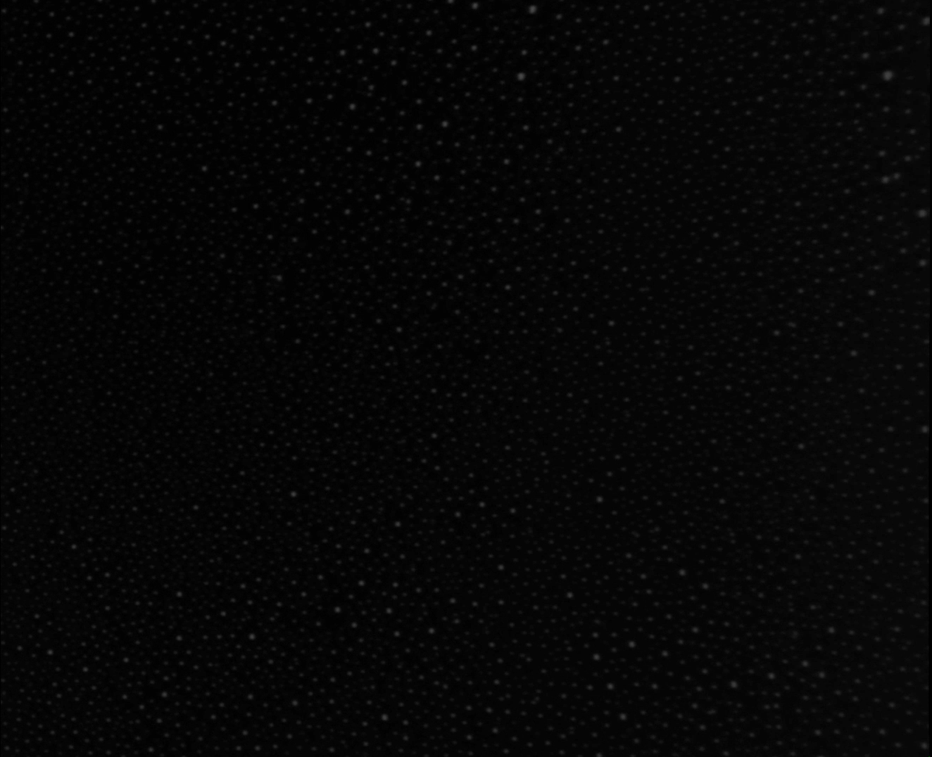
#> input picture 1 wt% Capryl-Glucoside/New folder/extracted_frames0004.png, 932 x 757 px, shrunk from 1324 x 1076 before the run
$ python -i extract_graph_metrics.py   (imports and definitions only)
#> lines starting #> are read from the running program, lines starting #| are printed output that depends on the picture; after the words box and inside, x2 and y2 are one past the last pixel; in counts of white or black regions, pixels touching at a corner belong together
# src/tasks/extract_graph_metrics.py
from __future__ import annotations

import argparse
from pathlib import Path
import re

import cv2
import numpy as np
import pandas as pd

from src.graph.graph_builder import delaunay_edges, compute_graph_stats


# [26 lines left out: functions _parse_time_from_name, _load_t_map_from_dynamics, not called in this run]


def detect_bubbles_centroids(gray: np.ndarray) -> np.ndarray:
    """
    Centroid detection for synthetic microscopy frames (Phase-1 outputs).
    """
    blur = cv2.GaussianBlur(gray, (5, 5), 0)
    _, th = cv2.threshold(blur, 0, 255, cv2.THRESH_BINARY + cv2.THRESH_OTSU)
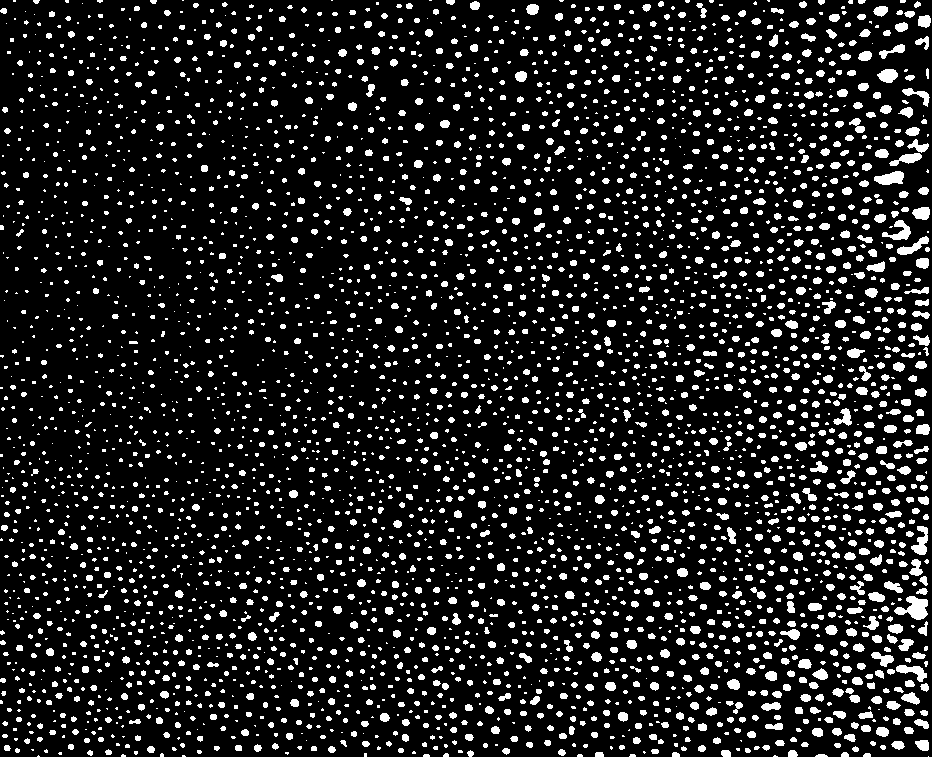
#> th: shape (757, 932); 12.5% white; 4049 white regions (2361 under 20 px), largest, box (x1, y1, x2, y2) and area: (894, 596, 928, 620) 461, (874, 171, 904, 185) 294, (911, 526, 928, 555) 271

    # If foreground is tiny, invert
    if (th > 0).mean() < 0.25:
        th = cv2.bitwise_not(th)

    kernel = np.ones((3, 3), np.uint8)
    th = cv2.morphologyEx(th, cv2.MORPH_OPEN, kernel, iterations=1)
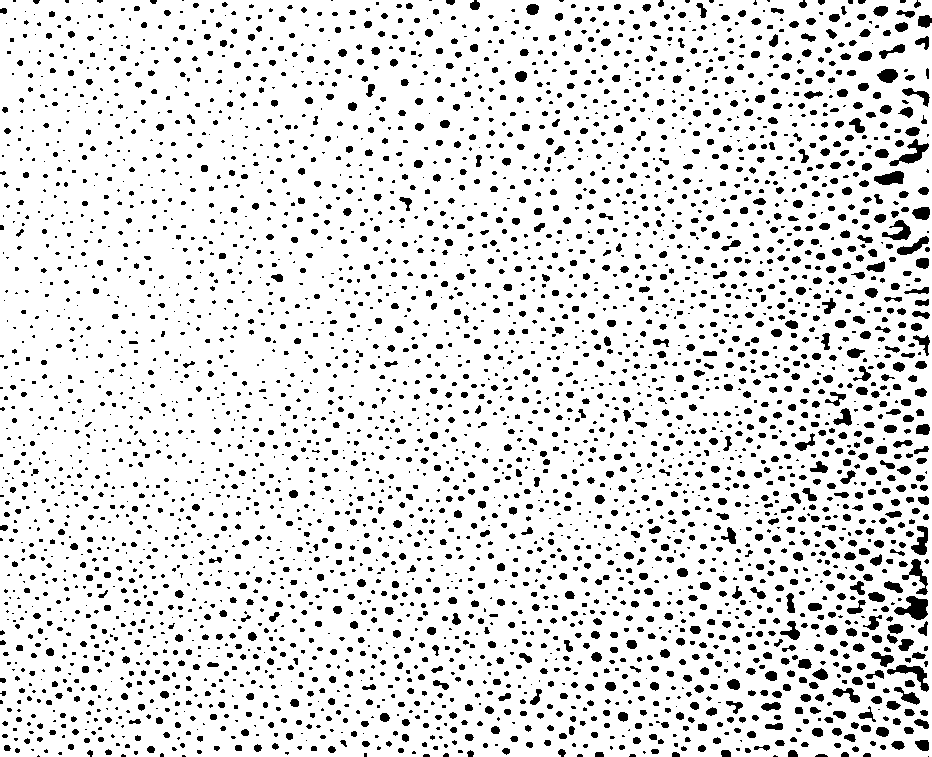
#> th: shape (757, 932); 87.5% white; 3977 black regions (2313 under 20 px), largest, box (x1, y1, x2, y2) and area: (894, 596, 928, 620) 468, (889, 139, 929, 166) 367, (887, 665, 929, 692) 352
    th = cv2.morphologyEx(th, cv2.MORPH_CLOSE, kernel, iterations=2)
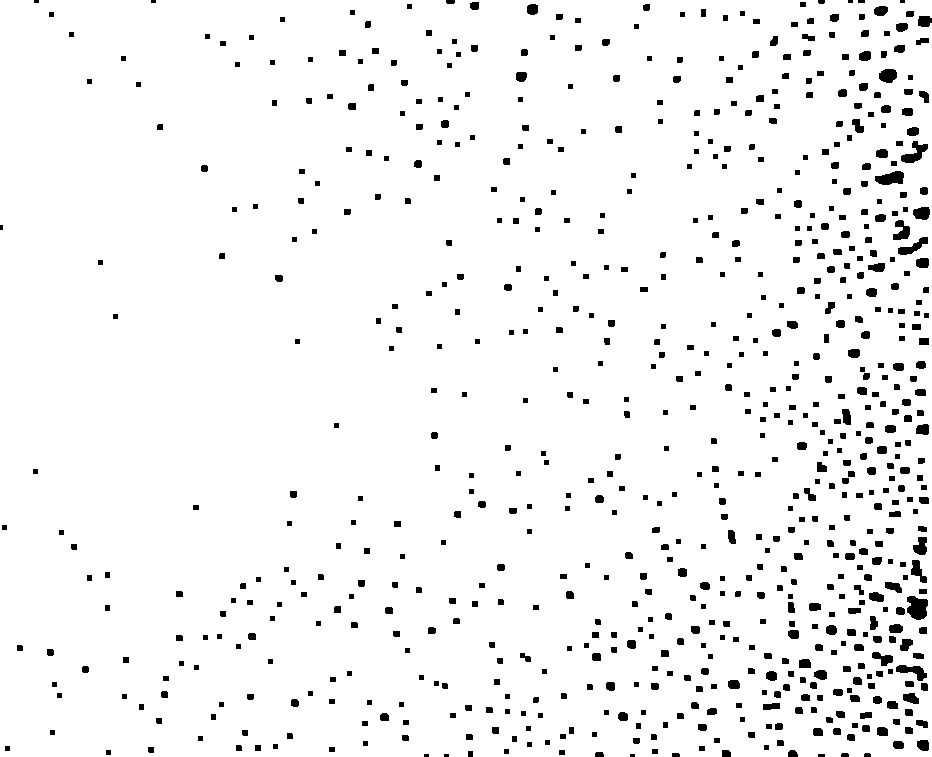
#> th: shape (757, 932); 95.4% white; 760 black regions (8 under 20 px)

    contours, _ = cv2.findContours(th, cv2.RETR_EXTERNAL, cv2.CHAIN_APPROX_SIMPLE)
#> contours = 1 contour; box (x1, y1, x2, y2) and area: (0, 0, 932, 757) 703136

    pts = []
    for c in contours:
        area = cv2.contourArea(c)
        if area < 30:
            continue
        M = cv2.moments(c)
        if M["m00"] == 0:
            continue
        cx = M["m10"] / M["m00"]
        cy = M["m01"] / M["m00"]
        pts.append([cx, cy])
#> this loop made 1 pass
#> (area, cx, cy) on pass 1: (703136.5, 465.3, 378)
#> after the loop, pts = [[465.3, 378]]

    if not pts:
        return np.zeros((0, 2), dtype=np.float32)
    return np.array(pts, dtype=np.float32)


# [84 lines left out: functions draw_graph_overlay, main, not called in this run]


# [2 lines not run here, left out]


>>> import cv2
>>> picture = cv2.imread('../../1 wt% Capryl-Glucoside/New folder/extracted_frames0004.png', cv2.IMREAD_GRAYSCALE)
>>> result = detect_bubbles_centroids(picture)
#> result = [[465.3, 378]]

$ run again, on 1 wt% Capryl-Glucoside/New folder/extracted_frames0006.png
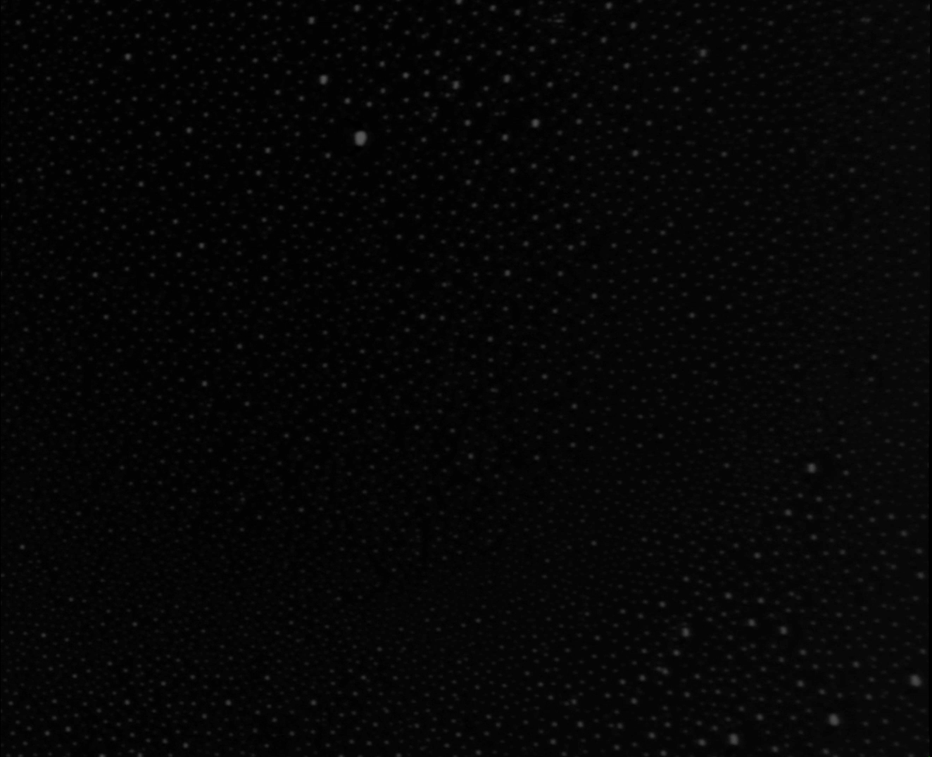
#> input picture 1 wt% Capryl-Glucoside/New folder/extracted_frames0006.png, 932 x 757 px, shrunk from 1324 x 1076 before the run
#> in detect_bubbles_centroids, `_, th = cv2.threshold(blur, 0, 255, cv2.THRESH_BINARY + cv2.THRESH_OTSU)`:
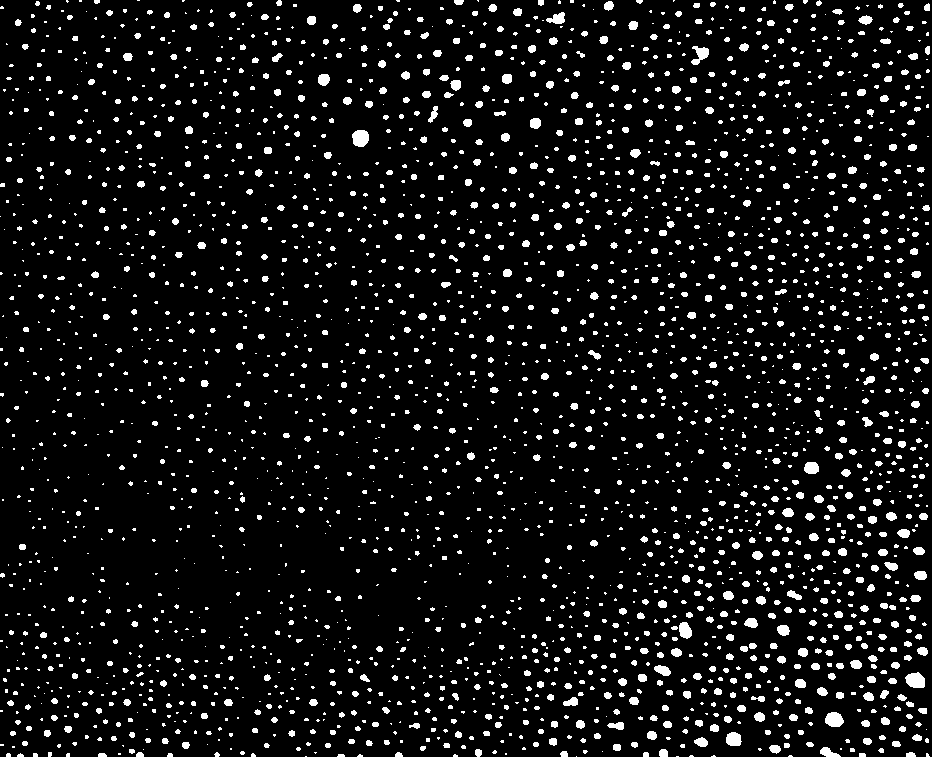
#> th: shape (757, 932); 7.2% white; 2777 white regions (1814 under 20 px), largest, box (x1, y1, x2, y2) and area: (905, 672, 925, 688) 248, (352, 130, 369, 147) 237, (825, 712, 844, 727) 222
#> in detect_bubbles_centroids, `th = cv2.morphologyEx(th, cv2.MORPH_CLOSE, kernel, iterations=2)`:
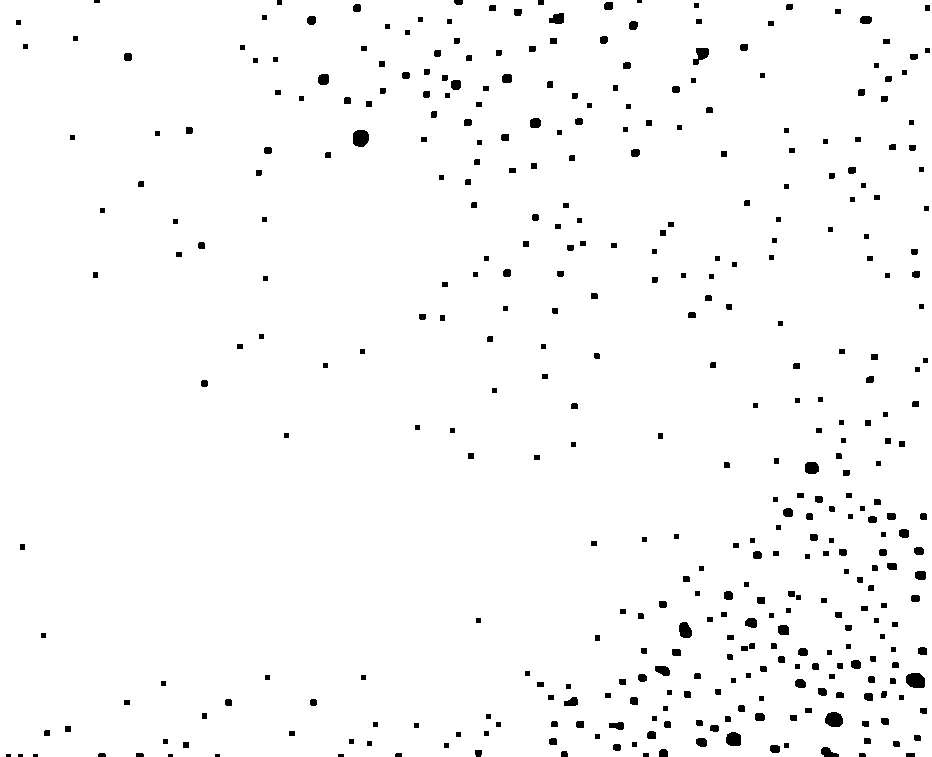
#> th: shape (757, 932); 97.8% white; 388 black regions (8 under 20 px)
#> contours = 1 contour; box (x1, y1, x2, y2) and area: (0, 0, 932, 757) 703106
#> the loop in detect_bubbles_centroids, `for c in contours:` made 1 pass
#> (area, cx, cy) on pass 1: (703106.5, 465.5, 377.8)
#> after the loop in detect_bubbles_centroids, `for c in contours:`: pts = [[465.5, 377.8]]

$ run again, on 1 wt% Capryl-Glucoside/New folder/extracted_frames0011.png
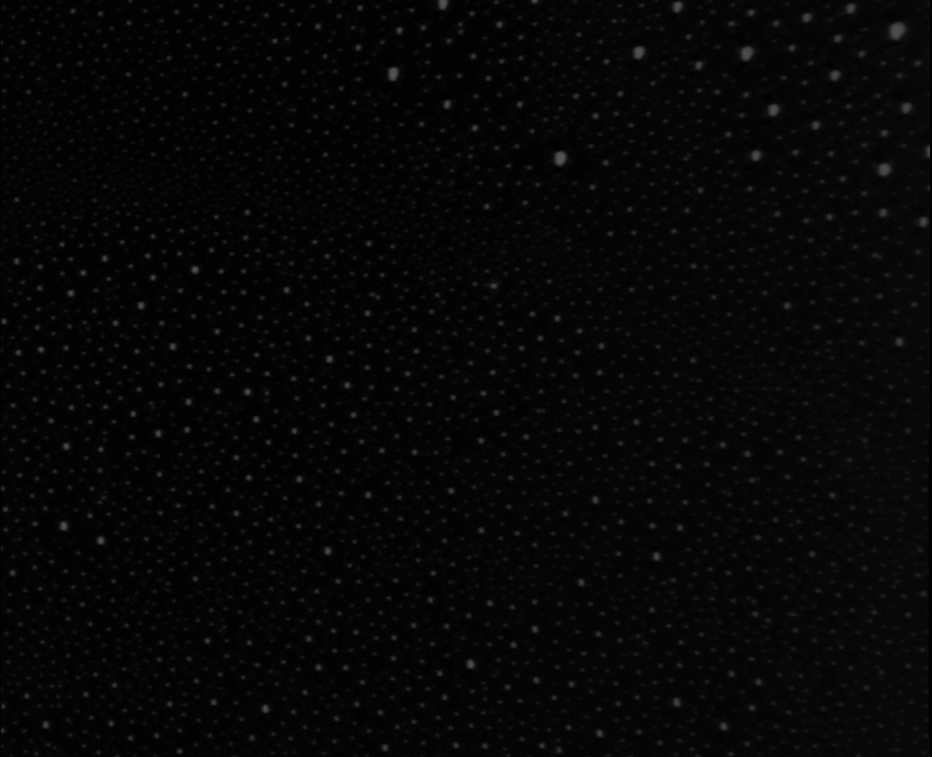
#> input picture 1 wt% Capryl-Glucoside/New folder/extracted_frames0011.png, 932 x 757 px, shrunk from 1324 x 1076 before the run
#> in detect_bubbles_centroids, `_, th = cv2.threshold(blur, 0, 255, cv2.THRESH_BINARY + cv2.THRESH_OTSU)`:
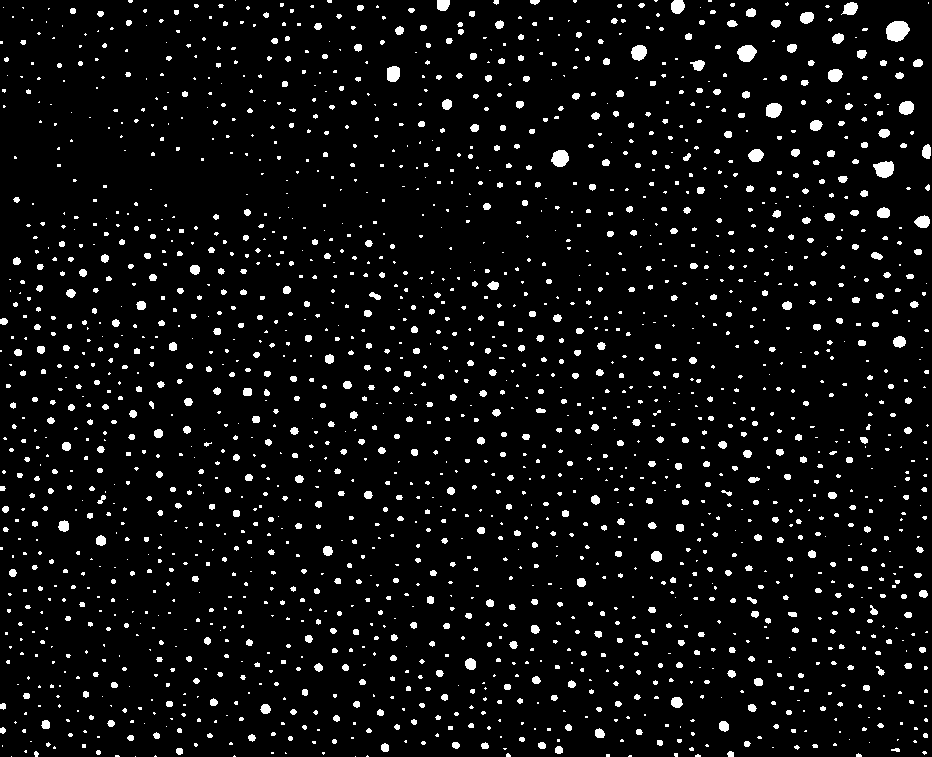
#> th: shape (757, 932); 5.2% white; 1952 white regions (1289 under 20 px), largest, box (x1, y1, x2, y2) and area: (886, 21, 910, 42) 381, (873, 161, 894, 178) 266, (737, 45, 757, 62) 249
#> in detect_bubbles_centroids, `th = cv2.morphologyEx(th, cv2.MORPH_CLOSE, kernel, iterations=2)`:
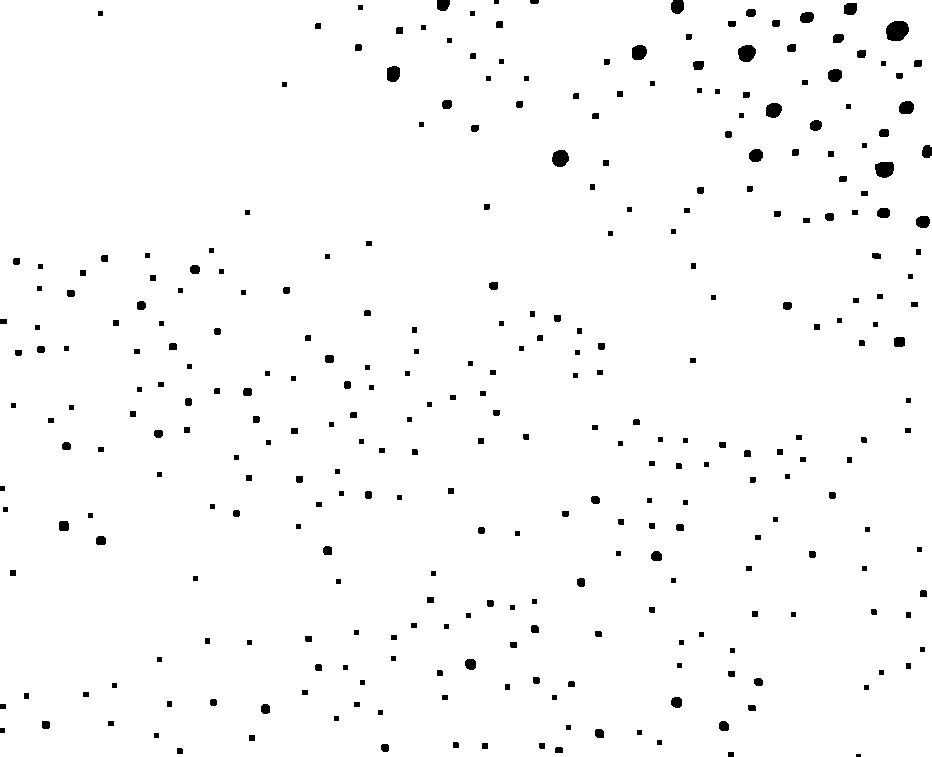
#> th: shape (757, 932); 98% white; 313 black regions (1 under 20 px)
#> contours = 1 contour; box (x1, y1, x2, y2) and area: (0, 0, 932, 757) 703170
#> the loop in detect_bubbles_centroids, `for c in contours:` made 1 pass
#> (area, cx, cy) on pass 1: (703170.5, 465.4, 378.2)
#> after the loop in detect_bubbles_centroids, `for c in contours:`: pts = [[465.4, 378.2]]
